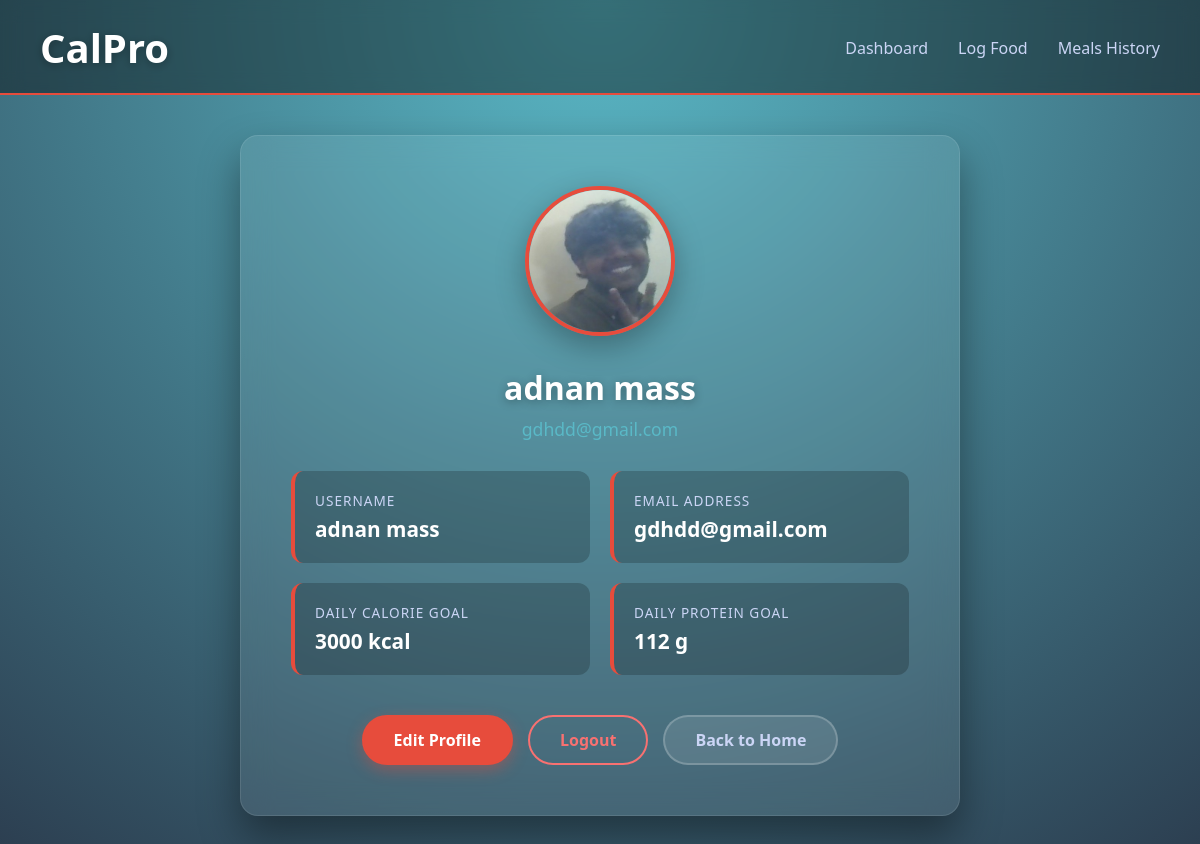
The app's page /profile/ (signed in) with its own data.
### tracker/models.py (models this page shows)
class User(models.Model):
    username=models.CharField(max_length=50,null=True,blank=True)
    email=models.EmailField(null=True,blank=True)
    password=models.CharField(max_length=15,null=True,blank=True)
    calorie_goal=models.IntegerField(null=True,blank=True)
    protein_goal=models.IntegerField(null=True,blank=True)
    image=models.ImageField(upload_to="profile_image/",null=True,blank=True)

### tracker/views.py (the view)
# urls.py: path('profile/',views.profile,name='profile'),
def profile(request):
    user=models.User.objects.get(email=request.session.get('email'))
    return render(request , 'profile.html',{'user':user})

### tracker/templates/profile.html (shortened to what this page needs)
<!DOCTYPE html>
<html lang="en">
<head>
</head>
<body>
    <nav class="navbar">
        <div class="logo">CalPro</div>
        <div class="nav-links">
            <a href="/home/">Dashboard</a>
            <a href="{% url 'add_food' %}">Log Food</a>
            <a href="{% url 'meals' %}">Meals History</a>
        </div>
    </nav>
    <div class="container">
        <div class="profile-card">
            {% if user.image %}
            <div class="avatar-container">
                <img class="profile-avatar" src="{{ user.image.url }}" alt="{{ user.username }}">
            </div>
            {% else %}
            <div class="avatar-placeholder">👤</div>
            {% endif %}
            <h2>{{ user.username }}</h2>
            <p class="email">{{ user.email }}</p>
            <div class="profile-details">
                <div class="detail-box">
                    <span>Username</span>
                    <strong>{{ user.username }}</strong>
                </div>
                <div class="detail-box">
                    <span>Email Address</span>
                    <strong>{{ user.email }}</strong>
                </div>
                <div class="detail-box">
                    <span>Daily Calorie Goal</span>
                    <strong>{{ user.calorie_goal }} kcal</strong>
                </div>
                <div class="detail-box">
                    <span>Daily Protein Goal</span>
                    <strong>{{ user.protein_goal }} g</strong>
                </div>
            </div>
            <div class="profile-actions">
                <a href="/editprofile" class="btn btn-edit">Edit Profile</a>
                <a href="{% url 'logout' %}" class="btn btn-logout">Logout</a>
                <a href="/home/" class="btn btn-secondary">Back to Home</a>
            </div>
        </div>
    </div>
</body>
</html>

### tracker/templates/profile.html (style rules this page uses)
* { margin: 0; padding: 0; box-sizing: border-box; font-family: 'Segoe UI', sans-serif; }
body { min-height: 100vh; background: radial-gradient(circle at top, #5ab9c7, #2C3E50); color: #ffffff; }
.navbar { display: flex; justify-content: space-between; align-items: center; padding: 20px 40px; background: rgba(0,0,0,0.4); backdrop-filter: blur(10px); position: relative; margin-bottom: 40px; }
.navbar::after { content: ""; display: block; height: 2px; background: #E74C3C; position: absolute; bottom: 0; left: 0; right: 0; }
.logo { font-size: 40px; font-weight: bold; color: #fff; text-shadow: 0 2px 10px rgba(0,0,0,0.3); }
.nav-links { display: flex; align-items: center; gap: 30px; }
.nav-links a { text-decoration: none; color: #cbd5f5; font-weight: 500; transition: all 0.3s; }
.container { max-width: 800px; margin: 0 auto; padding: 0 40px 40px; }
.profile-card { background: rgba(255,255,255,0.08); backdrop-filter: blur(15px); border-radius: 18px; padding: 50px; box-shadow: 0 20px 40px rgba(0,0,0,0.4); border: 1px solid rgba(255,255,255,0.1); text-align: center; animation: fadeIn 0.6s ease-out; }
.avatar-container { position: relative; display: inline-block; margin-bottom: 25px; }
.profile-avatar { width: 150px; height: 150px; border-radius: 50%; object-fit: cover; border: 4px solid #E74C3C; box-shadow: 0 10px 30px rgba(0,0,0,0.3); transition: transform 0.3s; }
.profile-card h2 { font-size: 32px; margin-bottom: 8px; color: #fff; text-shadow: 0 2px 10px rgba(0,0,0,0.3); }
.email { color: #5ab9c7; font-size: 1.1rem; margin-bottom: 30px; font-weight: 500; }
.profile-details { display: grid; grid-template-columns: repeat(2, 1fr); gap: 20px; margin: 30px 0; text-align: left; }
.detail-box { background: rgba(0,0,0,0.2); padding: 20px; border-radius: 12px; border-left: 4px solid #E74C3C; transition: transform 0.3s; }
.detail-box span { display: block; color: #cbd5f5; font-size: 0.85rem; text-transform: uppercase; letter-spacing: 1px; margin-bottom: 5px; }
.detail-box strong { display: block; color: #fff; font-size: 1.3rem; font-weight: 600; }
.profile-actions { display: flex; gap: 15px; justify-content: center; margin-top: 40px; flex-wrap: wrap; }
.btn { padding: 12px 30px; border-radius: 25px; text-decoration: none; font-weight: 600; transition: all 0.3s; border: 2px solid transparent; cursor: pointer; display: inline-block; }
.btn-edit { background: #E74C3C; color: white; border-color: #E74C3C; box-shadow: 0 5px 15px rgba(231, 76, 60, 0.4); }
.btn-logout { background: transparent; color: #f87171; border-color: #f87171; }
.btn-secondary { background: rgba(255,255,255,0.1); color: #cbd5f5; border-color: rgba(255,255,255,0.2); }

### records on screen
User: image (picture), username "adnan mass", email "gdhdd@gmail.com", calorie_goal "3000", protein_goal "112"
